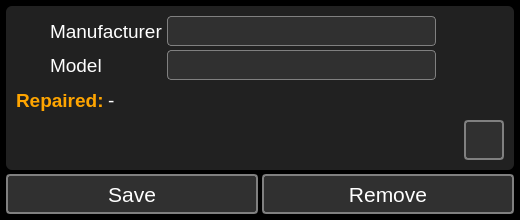
<?xml version="1.0" encoding="UTF-8"?>
<ui version="4.0">
 <class>ComputerInfoDialog</class>
 <widget class="QDialog" name="ComputerInfoDialog">
  <property name="geometry">
   <rect>
    <x>0</x>
    <y>0</y>
    <width>520</width>
    <height>220</height>
   </rect>
  </property>
  <property name="minimumSize">
   <size>
    <width>520</width>
    <height>220</height>
   </size>
  </property>
  <property name="maximumSize">
   <size>
    <width>520</width>
    <height>220</height>
   </size>
  </property>
  <property name="windowTitle">
   <string>Computer</string>
  </property>
  <property name="windowIcon">
   <iconset resource="../../resources.qrc">
    <normaloff>:/PNG/IMG/laptop.png</normaloff>:/PNG/IMG/laptop.png</iconset>
  </property>
  <property name="styleSheet">
   <string notr="true">QMainWindow{
background-color: #000000;
}

QWidget{
background-color: #000000;
}

QGroupBox{
background-color: #212121;
border: none;
padding: 4px;
border-radius: 6px;
color: white;
}

QPushButton{
background-color: #303030;
border: 2px solid gray;
border-radius: 4px;
color: white;
}
QPushButton:hover{
border-color: white;
}

QLineEdit{
background-color: #303030;
border: 1px solid gray;
border-radius: 4px;
color: white;
}
QLineEdit:focus{
border-color: white;
}

QTextEdit{
background-color: #303030;
border: 1px solid gray;
border-radius: 4px;
color: white;
}
QTextEdit:focus{
border-color: white;
}

QLabel{
color: white;
background: transparent;
}

QListWidget{
background: transparent;
border: 1px solid gray;
border-radius: 6px;
padding: 6px;
}
QListWidget::item{
background-color: rgba(255,255,255,50);
border: none;
color: white;
border-radius: 6px;
padding: 6px;
margin-top: 6px;
}
QListWidget::item:hover{
background-color: rgba(255,255,255,100);
}

QCheckBox{
background: transparent;
color: white;
}
QCheckBox::indicator{
width:24px;
height: 24px;
border: 1px solid gray;
border-radius: 4px;
}
QCheckBox::indicator:hecked{
image: url(:/PNG/IMG/done.png);
}
QCheckBox::indicator:unchecked{
image: none;
}

QTabWidget::pane{
background: transparent;
border: none;
padding: 4px;
border-radius: 6px;
}
QTabBar::tab{
background-color: #303030;
border: 2px solid gray;
border-radius: 4px;
color: white;
padding-left: 6px;
padding-right: 6px;
padding-top: 3px;
padding-bottom: 3px;
margin-left: 2px;
}
QTabBar::tab:hover{
border-color: white;
}
QTabBar::tab:selected{
border-color: white;
}

QScrollBar:vertical {        
border: none;
width:14px;
background-color: #212121;
margin: 0px 0px 0px 0px;
padding-left: 6px;
}
QScrollBar::handle:vertical{
background: gray;
border-radius: 4px;
min-height: 20px;
}
QScrollBar::add-line:vertical {
background-color: #212121;
height: 0px;
subcontrol-position: bottom;
subcontrol-origin: margin;
}
QScrollBar::sub-line:vertical {
background-color: #212121;
height: 0 px;
subcontrol-position: top;
subcontrol-origin: margin;
}
QScrollBar::add-page:vertical{
background-color: #212121;
}
QScrollBar::sub-page:vertical{
background-color: #212121;
}

QScrollBar:horizontal {        
border: none;
height:14px;
background-color: #212121;
margin: 0px 0px 0px 0px;
padding-top: 6px;
}
QScrollBar::handle:horizontal{
background: gray;
border-radius: 4px;
min-width: 20px;
}
QScrollBar::add-line:horizontal {
background-color: #212121;
height: 0px;
subcontrol-position: bottom;
subcontrol-origin: margin;
}
QScrollBar::sub-line:horizontal {
background-color: #212121;
height: 0 px;
subcontrol-position: top;
subcontrol-origin: margin;
}
QScrollBar::add-page:horizontal{
background-color: #212121;
}
QScrollBar::sub-page:horizontal{
background-color: #212121;
}

QComboBox{
background-color: #303030;
border: 1px solid gray;
border-radius: 4px;
color: white;
}
QComboBox QAbstractItemView{
color: white;
background-color: black;
}

QTableView{
background-color: #212121;
border: 1px solid gray;
border-radius: 6px;
color: white;
}

QDoubleSpinBox{
background-color: #303030;
border: 1px solid gray;
border-radius: 4px;
color: white;
}</string>
  </property>
  <layout class="QGridLayout" name="gridLayout">
   <property name="leftMargin">
    <number>6</number>
   </property>
   <property name="topMargin">
    <number>6</number>
   </property>
   <property name="rightMargin">
    <number>6</number>
   </property>
   <property name="bottomMargin">
    <number>6</number>
   </property>
   <property name="spacing">
    <number>4</number>
   </property>
   <item row="0" column="0">
    <widget class="QGroupBox" name="groupBox">
     <property name="sizePolicy">
      <sizepolicy hsizetype="Preferred" vsizetype="MinimumExpanding">
       <horstretch>0</horstretch>
       <verstretch>0</verstretch>
      </sizepolicy>
     </property>
     <property name="title">
      <string/>
     </property>
     <layout class="QGridLayout" name="gridLayout_3">
      <property name="leftMargin">
       <number>6</number>
      </property>
      <property name="topMargin">
       <number>6</number>
      </property>
      <property name="rightMargin">
       <number>6</number>
      </property>
      <property name="bottomMargin">
       <number>6</number>
      </property>
      <property name="spacing">
       <number>4</number>
      </property>
      <item row="0" column="3" rowspan="2">
       <widget class="QLabel" name="label_producer_logo">
        <property name="minimumSize">
         <size>
          <width>64</width>
          <height>64</height>
         </size>
        </property>
        <property name="maximumSize">
         <size>
          <width>64</width>
          <height>64</height>
         </size>
        </property>
        <property name="text">
         <string/>
        </property>
       </widget>
      </item>
      <item row="1" column="1">
       <widget class="QLabel" name="label_model">
        <property name="minimumSize">
         <size>
          <width>0</width>
          <height>30</height>
         </size>
        </property>
        <property name="font">
         <font>
          <pointsize>14</pointsize>
         </font>
        </property>
        <property name="text">
         <string>Model</string>
        </property>
       </widget>
      </item>
      <item row="1" column="0">
       <widget class="QLabel" name="label_model_icon">
        <property name="minimumSize">
         <size>
          <width>30</width>
          <height>30</height>
         </size>
        </property>
        <property name="maximumSize">
         <size>
          <width>30</width>
          <height>30</height>
         </size>
        </property>
        <property name="text">
         <string>&lt;html&gt;&lt;head/&gt;&lt;body&gt;&lt;p align=&quot;center&quot;&gt;&lt;img src=&quot;:/PNG/IMG/tag.png&quot; width=&quot;30&quot; height=&quot;30&quot;/&gt;&lt;/p&gt;&lt;/body&gt;&lt;/html&gt;</string>
        </property>
       </widget>
      </item>
      <item row="0" column="2">
       <widget class="QLineEdit" name="lineEdit_producer">
        <property name="minimumSize">
         <size>
          <width>0</width>
          <height>30</height>
         </size>
        </property>
        <property name="font">
         <font>
          <pointsize>14</pointsize>
         </font>
        </property>
        <property name="focusPolicy">
         <enum>Qt::StrongFocus</enum>
        </property>
       </widget>
      </item>
      <item row="0" column="1">
       <widget class="QLabel" name="label_producer">
        <property name="minimumSize">
         <size>
          <width>0</width>
          <height>30</height>
         </size>
        </property>
        <property name="font">
         <font>
          <pointsize>14</pointsize>
         </font>
        </property>
        <property name="text">
         <string>Manufacturer</string>
        </property>
       </widget>
      </item>
      <item row="0" column="0">
       <widget class="QLabel" name="label_producer_icon">
        <property name="minimumSize">
         <size>
          <width>30</width>
          <height>30</height>
         </size>
        </property>
        <property name="maximumSize">
         <size>
          <width>30</width>
          <height>30</height>
         </size>
        </property>
        <property name="text">
         <string>&lt;html&gt;&lt;head/&gt;&lt;body&gt;&lt;p align=&quot;center&quot;&gt;&lt;img src=&quot;:/PNG/IMG/manufacturing.png&quot; width=&quot;30&quot; height=&quot;30&quot;/&gt;&lt;/p&gt;&lt;/body&gt;&lt;/html&gt;</string>
        </property>
       </widget>
      </item>
      <item row="2" column="0" colspan="4">
       <layout class="QGridLayout" name="gridLayout_4">
        <item row="0" column="0">
         <widget class="QLabel" name="label">
          <property name="sizePolicy">
           <sizepolicy hsizetype="Maximum" vsizetype="Preferred">
            <horstretch>0</horstretch>
            <verstretch>0</verstretch>
           </sizepolicy>
          </property>
          <property name="font">
           <font>
            <pointsize>14</pointsize>
            <bold>true</bold>
           </font>
          </property>
          <property name="styleSheet">
           <string notr="true">color: orange;</string>
          </property>
          <property name="text">
           <string>Repaired:</string>
          </property>
         </widget>
        </item>
        <item row="0" column="1">
         <widget class="QLabel" name="label_repaired">
          <property name="font">
           <font>
            <pointsize>14</pointsize>
           </font>
          </property>
          <property name="text">
           <string>-</string>
          </property>
         </widget>
        </item>
       </layout>
      </item>
      <item row="1" column="2">
       <widget class="QLineEdit" name="lineEdit_model">
        <property name="minimumSize">
         <size>
          <width>0</width>
          <height>30</height>
         </size>
        </property>
        <property name="font">
         <font>
          <pointsize>14</pointsize>
         </font>
        </property>
        <property name="focusPolicy">
         <enum>Qt::StrongFocus</enum>
        </property>
       </widget>
      </item>
      <item row="3" column="0" colspan="4">
       <layout class="QGridLayout" name="gridLayout_5">
        <item row="0" column="1">
         <widget class="QPushButton" name="pushButton_open_data_folder">
          <property name="minimumSize">
           <size>
            <width>40</width>
            <height>40</height>
           </size>
          </property>
          <property name="maximumSize">
           <size>
            <width>40</width>
            <height>40</height>
           </size>
          </property>
          <property name="focusPolicy">
           <enum>Qt::ClickFocus</enum>
          </property>
          <property name="text">
           <string/>
          </property>
          <property name="icon">
           <iconset resource="../../resources.qrc">
            <normaloff>:/PNG/IMG/explorer.png</normaloff>:/PNG/IMG/explorer.png</iconset>
          </property>
          <property name="iconSize">
           <size>
            <width>32</width>
            <height>32</height>
           </size>
          </property>
         </widget>
        </item>
        <item row="0" column="0">
         <spacer name="horizontalSpacer">
          <property name="orientation">
           <enum>Qt::Horizontal</enum>
          </property>
          <property name="sizeHint" stdset="0">
           <size>
            <width>40</width>
            <height>20</height>
           </size>
          </property>
         </spacer>
        </item>
       </layout>
      </item>
     </layout>
    </widget>
   </item>
   <item row="1" column="0">
    <layout class="QGridLayout" name="gridLayout_2">
     <item row="0" column="0">
      <widget class="QPushButton" name="pushButton_save">
       <property name="minimumSize">
        <size>
         <width>0</width>
         <height>40</height>
        </size>
       </property>
       <property name="font">
        <font>
         <pointsize>16</pointsize>
        </font>
       </property>
       <property name="focusPolicy">
        <enum>Qt::ClickFocus</enum>
       </property>
       <property name="text">
        <string>Save</string>
       </property>
       <property name="icon">
        <iconset resource="../../resources.qrc">
         <normaloff>:/PNG/IMG/done.png</normaloff>:/PNG/IMG/done.png</iconset>
       </property>
       <property name="iconSize">
        <size>
         <width>32</width>
         <height>32</height>
        </size>
       </property>
      </widget>
     </item>
     <item row="0" column="1">
      <widget class="QPushButton" name="pushButton_remove">
       <property name="minimumSize">
        <size>
         <width>0</width>
         <height>40</height>
        </size>
       </property>
       <property name="font">
        <font>
         <pointsize>16</pointsize>
        </font>
       </property>
       <property name="focusPolicy">
        <enum>Qt::ClickFocus</enum>
       </property>
       <property name="text">
        <string>Remove</string>
       </property>
       <property name="icon">
        <iconset resource="../../resources.qrc">
         <normaloff>:/PNG/IMG/delete.png</normaloff>:/PNG/IMG/delete.png</iconset>
       </property>
       <property name="iconSize">
        <size>
         <width>32</width>
         <height>32</height>
        </size>
       </property>
      </widget>
     </item>
    </layout>
   </item>
  </layout>
 </widget>
 <tabstops>
  <tabstop>lineEdit_producer</tabstop>
  <tabstop>lineEdit_model</tabstop>
 </tabstops>
 <resources>
  <include location="../../resources.qrc"/>
 </resources>
 <connections/>
</ui>
